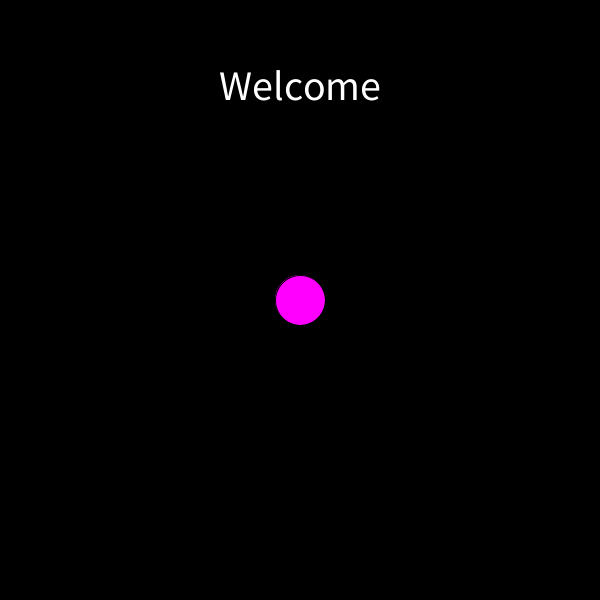
Frame 1 (no input)
Frame 60 (the mouse pressed at the canvas centre just before this capture): identical to frame 1, image omitted
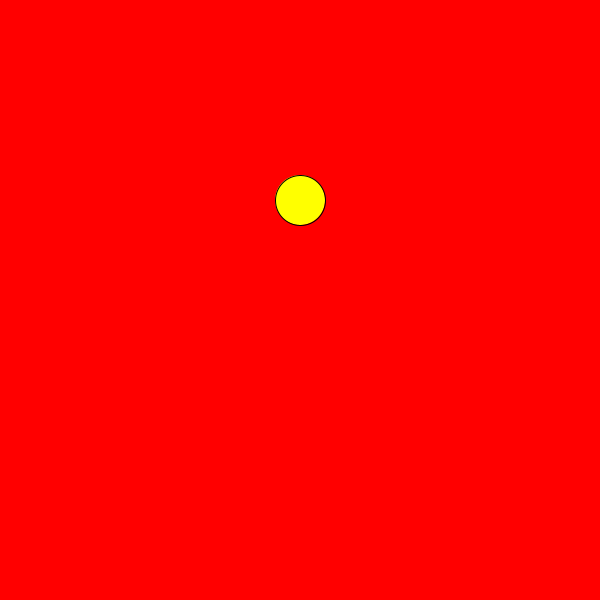
Frame 120 (the mouse held since frame 60 and released just before this capture)

The Processing sketch that drew these frames (run headless with seeded random() and noise(); from frame 60 on, the mouse is pressed at the canvas centre):

// Processing sketch: switchScreenPractice
// ── switchScreenPractice.pde
int screen=0;

void setup() {
  size(600, 600);
}

void draw() {
  switch(screen) {
  case 0: 
    startScreen(); 
    break;
  case 1: 
    gameScreen();
    break;
  case 2:
    endScreen();
    break;
  }
}

void mousePressed() {
  if (screen==0&&dist(mouseX, mouseY, width/2, height/2)<=25) screen=1;
  if (screen==1&&dist(mouseX, mouseY, width/2, height/3)<=25) screen=2;
  if (screen==2&&dist(mouseX, mouseY, width/2, height/1.5)<=25) screen=0;
}

void startScreen() {
  background(0);
  textSize(42);
  textAlign(CENTER);
  fill(255);
  text("Welcome", width/2, 100);
  fill(255, 0, 255);
  ellipse(width/2, height/2, 50, 50);
}

void gameScreen() {
  background(255, 0, 0);
  fill(255, 255, 0);
  ellipse(width/2, height/3, 50, 50);
}

void endScreen() {
  background(0);
  textSize(42);
  textAlign(CENTER);
  fill(255);
  text("Game Over", width/2, 100);
  fill(255, 255, 0);
  ellipse(width/2, height/1.5, 50, 50);
}
